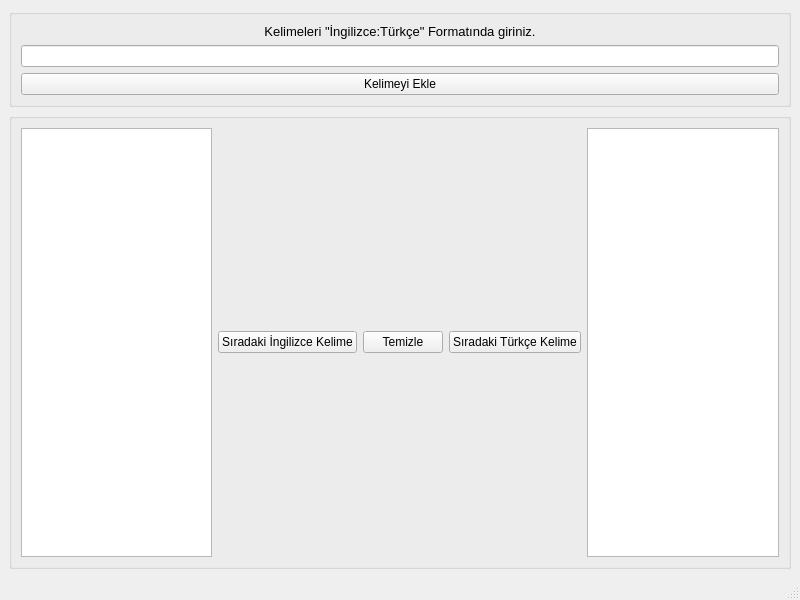
<?xml version="1.0" encoding="UTF-8"?>
<ui version="4.0">
 <class>MainWindow</class>
 <widget class="QMainWindow" name="MainWindow">
  <property name="geometry">
   <rect>
    <x>0</x>
    <y>0</y>
    <width>800</width>
    <height>600</height>
   </rect>
  </property>
  <property name="windowTitle">
   <string>MainWindow</string>
  </property>
  <widget class="QWidget" name="centralwidget">
   <layout class="QVBoxLayout" name="verticalLayout_4">
    <item>
     <widget class="QGroupBox" name="kelimeGirisGb">
      <property name="title">
       <string/>
      </property>
      <layout class="QVBoxLayout" name="verticalLayout">
       <item>
        <widget class="QLabel" name="label">
         <property name="font">
          <font>
           <pointsize>10</pointsize>
          </font>
         </property>
         <property name="text">
          <string>Kelimeleri &quot;İngilizce:Türkçe&quot; Formatında giriniz.</string>
         </property>
         <property name="alignment">
          <set>Qt::AlignCenter</set>
         </property>
        </widget>
       </item>
       <item>
        <widget class="QLineEdit" name="kelimeGirisLine">
         <property name="inputMethodHints">
          <set>Qt::ImhNone</set>
         </property>
        </widget>
       </item>
       <item>
        <widget class="QPushButton" name="kelimeGiris">
         <property name="enabled">
          <bool>true</bool>
         </property>
         <property name="text">
          <string>Kelimeyi Ekle</string>
         </property>
         <property name="checkable">
          <bool>false</bool>
         </property>
         <property name="autoDefault">
          <bool>false</bool>
         </property>
         <property name="default">
          <bool>false</bool>
         </property>
         <property name="flat">
          <bool>false</bool>
         </property>
        </widget>
       </item>
      </layout>
     </widget>
    </item>
    <item>
     <widget class="QGroupBox" name="kelimeYazGb">
      <property name="enabled">
       <bool>true</bool>
      </property>
      <property name="title">
       <string notr="true"/>
      </property>
      <layout class="QHBoxLayout" name="horizontalLayout">
       <item>
        <widget class="QPlainTextEdit" name="ingilizceKelime">
         <property name="readOnly">
          <bool>true</bool>
         </property>
        </widget>
       </item>
       <item>
        <widget class="QPushButton" name="ingilizceYaz">
         <property name="text">
          <string>Sıradaki İngilizce Kelime</string>
         </property>
        </widget>
       </item>
       <item>
        <widget class="QPushButton" name="temizle">
         <property name="text">
          <string>Temizle</string>
         </property>
        </widget>
       </item>
       <item>
        <widget class="QPushButton" name="turkceYaz">
         <property name="text">
          <string>Sıradaki Türkçe Kelime</string>
         </property>
        </widget>
       </item>
       <item>
        <widget class="QPlainTextEdit" name="turkceKelime">
         <property name="readOnly">
          <bool>true</bool>
         </property>
        </widget>
       </item>
      </layout>
     </widget>
    </item>
   </layout>
  </widget>
  <widget class="QMenuBar" name="menubar">
   <property name="geometry">
    <rect>
     <x>0</x>
     <y>0</y>
     <width>800</width>
     <height>21</height>
    </rect>
   </property>
  </widget>
  <widget class="QStatusBar" name="statusbar"/>
 </widget>
 <resources/>
 <connections/>
</ui>
